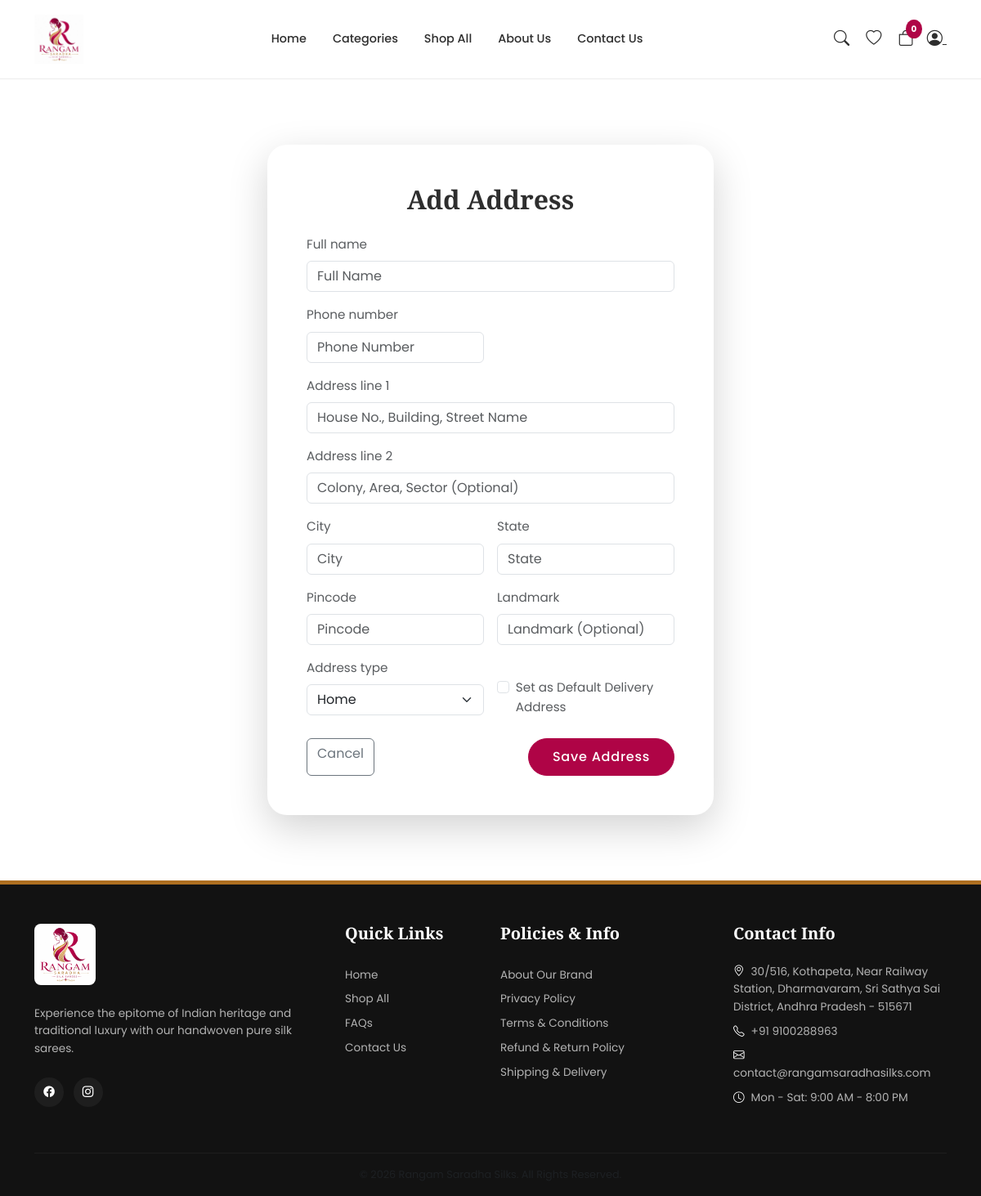
Screenshot of /accounts/address/add/ (signed in) with the database file from the repository.
### home/models.py (models this page shows, shortened)
class ContactInfo(models.Model):
    phone = models.CharField(max_length=20, default="+91 98765 43210")
    email = models.EmailField(default="contact@rangamsaradhasilk.com")
    address = models.TextField(default="123 Silk Street, Kanchipuram, Tamil Nadu, India")
    google_map_iframe = models.TextField(blank=True, null=True, help_text="Paste full <iframe> embed tag from Google Maps")
    working_hours = models.CharField(max_length=100, default="Mon - Sat: 9:00 AM - 8:00 PM")
    facebook_url = models.URLField(blank=True, null=True)
    instagram_url = models.URLField(blank=True, null=True)
    youtube_url = models.URLField(blank=True, null=True)
    twitter_url = models.URLField(blank=True, null=True)
    pinterest_url = models.URLField(blank=True, null=True)
    class Meta:
        verbose_name = "Contact Info"
        verbose_name_plural = "Contact Info"

### accounts/views.py (the view)
# urls.py: path('address/add/', views.address_create, name='address_add'),
@login_required
def address_create(request):
    if request.method == 'POST':
        form = AddressForm(request.POST)
        if form.is_valid():
            address = form.save(commit=False)
            address.user = request.user
            address.save()
            messages.success(request, "Address added successfully.")
            return redirect('accounts:profile')
    else:
        form = AddressForm()
    return render(request, 'accounts/address_form.html', {'form': form, 'title': 'Add Address'})

### home/templates/accounts/address_form.html (shortened to what this page needs)
{% extends 'base.html' %}
{% load static %}
{% block content %}
<section class="section-luxury">
    <div class="container">
        <div class="row justify-content-center">
            <div class="col-md-6">
                <div class="card border-0 shadow-lg p-4 p-md-5" style="border-radius: 24px;">
                    <h2 class="font-heading mb-4 text-center">{{ title }}</h2>
                    <form action="" method="POST">
                        <div class="row g-3">
                            {% for field in form %}
                            <div class="col-md-{% if field.name == 'full_name' or field.name == 'address_line_1' or field.name == 'address_line_2' %}12{% else %}6{% endif %}">
                                {% if field.name == 'is_default' %}
                                <div class="form-check mt-4">
                                    {{ field }}
                                    <label class="form-check-label text-muted fs-7" for="{{ field.id_for_label }}">
                                        Set as Default Delivery Address
                                    </label>
                                </div>
                                {% else %}
                                <label for="{{ field.id_for_label }}" class="form-label text-muted fs-7">{{ field.label }}</label>
                                {{ field }}
                                {% endif %}
                            </div>
                            {% endfor %}
                        </div>
                        <div class="d-flex justify-content-between mt-4">
                            <a href="{% url 'accounts:profile' %}" class="btn btn-outline-secondary">Cancel</a>
                            <button type="submit" class="btn btn-primary">Save Address</button>
                        </div>
                    </form>
                </div>
            </div>
        </div>
    </div>
</section>
{% endblock %}

### home/templates/base.html (shortened to what this page needs)
{% load static %}
<!DOCTYPE html>
<html lang="en">
<head>
    <link href="https://cdn.jsdelivr.net/npm/bootstrap@5.3.0/dist/css/bootstrap.min.css" rel="stylesheet">
    <link rel="stylesheet" href="https://cdn.jsdelivr.net/npm/bootstrap-icons@1.11.1/font/bootstrap-icons.css">
    <link rel="stylesheet" href="{% static 'css/theme.css' %}">
</head>
<body>
    <nav class="navbar navbar-expand-lg navbar-premium sticky-top">
        <div class="container">
            <a class="navbar-brand d-flex align-items-center" href="{% url 'home:index' %}">
                {% if site_settings.logo %}
                <img src="{{ site_settings.logo.url }}" alt="{{ site_settings.website_name }}" style="max-height: 60px;">
                {% else %}
                <img src="{% static 'images/logo.jpg' %}" alt="{{ site_settings.website_name }}" style="max-height: 60px;">
                {% endif %}
            </a>
            <div class="collapse navbar-collapse" id="navbarContent">
                <ul class="navbar-nav mx-auto mb-2 mb-lg-0">
                    <li class="nav-item">
                        <a class="nav-link" href="{% url 'home:index' %}">Home</a>
                    </li>
                    <li class="nav-item dropdown">
                        <a class="nav-link" href="#" role="button" data-bs-toggle="dropdown" aria-expanded="false">
                            Categories
                        </a>
                    </li>
                    <li class="nav-item">
                        <a class="nav-link" href="{% url 'shop:catalog' %}">Shop All</a>
                    </li>
                    <li class="nav-item">
                        <a class="nav-link" href="{% url 'home:cms_page' slug='about-us' %}">About Us</a>
                    </li>
                    <li class="nav-item">
                        <a class="nav-link" href="{% url 'home:contact' %}">Contact Us</a>
                    </li>
                </ul>
                <div class="navbar-icons d-flex align-items-center">
                    <a href="#" data-bs-toggle="modal" data-bs-target="#searchModal" title="Search">
                        <i class="bi bi-search"></i>
                    </a>
                    <a href="{% url 'accounts:wishlist' %}" title="Wishlist">
                        <i class="bi bi-heart"></i>
                    </a>
                    <a href="{% url 'shop:cart_detail' %}" class="position-relative" title="Shopping Cart">
                        <i class="bi bi-bag"></i>
                        <span class="badge-count">{{ cart_count }}</span>
                    </a>
                    {% if user.is_authenticated or is_admin_logged_in %}
                    <div class="dropdown d-inline">
                        <a class="dropdown-toggle no-arrow ms-3" href="#" role="button" data-bs-toggle="dropdown" aria-expanded="false">
                            <i class="bi bi-person-circle"></i>
                        </a>
                    </div>
                    {% else %}
                    <a href="{% url 'accounts:login' %}" title="Login / Register" class="ms-3">
                        <i class="bi bi-person"></i>
                    </a>
                    {% endif %}
                </div>
            </div>
        </div>
    </nav>
    {% block content %}
    {% endblock %}
    <footer class="footer-luxury pt-5 pb-3">
        <div class="container">
            <div class="row g-4">
                <div class="col-md-4">
                    <div class="mb-4">
                        {% if site_settings.logo %}
                        <img src="{{ site_settings.logo.url }}" alt="{{ site_settings.website_name }}" style="max-height: 75px;">
                        {% else %}
                        <img src="{% static 'images/logo.jpg' %}" alt="{{ site_settings.website_name }}" style="max-height: 75px; border-radius: 8px;">
                        {% endif %}
                    </div>
                    <p class="mb-4">{{ site_settings.meta_description|default:"Experience the epitome of Indian heritage and traditional luxury with our handwoven pure silk sarees." }}</p>
                    <div class="footer-social-icons">
                        {% if contact_info.facebook_url %}<a href="{{ contact_info.facebook_url }}"><i class="bi bi-facebook"></i></a>{% endif %}
                        {% if contact_info.instagram_url %}<a href="{{ contact_info.instagram_url }}"><i class="bi bi-instagram"></i></a>{% endif %}
                    </div>
                </div>
                <div class="col-md-2">
                    <h5>Quick Links</h5>
                    <ul class="list-unstyled">
                        <li><a href="{% url 'home:index' %}" class="d-block py-1">Home</a></li>
                        <li><a href="{% url 'shop:catalog' %}" class="d-block py-1">Shop All</a></li>
                        <li><a href="{% url 'home:faq' %}" class="d-block py-1">FAQs</a></li>
                        <li><a href="{% url 'home:contact' %}" class="d-block py-1">Contact Us</a></li>
                    </ul>
                </div>
                <div class="col-md-3">
                    <h5>Policies & Info</h5>
                    <ul class="list-unstyled">
                        <li><a href="/page/about-us/" class="d-block py-1">About Our Brand</a></li>
                        <li><a href="/page/privacy-policy/" class="d-block py-1">Privacy Policy</a></li>
                        <li><a href="/page/terms-conditions/" class="d-block py-1">Terms & Conditions</a></li>
                        <li><a href="/page/refund-policy/" class="d-block py-1">Refund & Return Policy</a></li>
                        <li><a href="/page/shipping-policy/" class="d-block py-1">Shipping & Delivery</a></li>
                    </ul>
                </div>
                <div class="col-md-3">
                    <h5>Contact Info</h5>
                    <p class="mb-2"><i class="bi bi-geo-alt me-2 text-white"></i>{{ contact_info.address }}</p>
                    <p class="mb-2"><i class="bi bi-telephone me-2 text-white"></i>{{ contact_info.phone }}</p>
                    <p class="mb-2"><i class="bi bi-envelope me-2 text-white"></i>{{ contact_info.email }}</p>
                    <p class="mb-2"><i class="bi bi-clock me-2 text-white"></i>{{ contact_info.working_hours }}</p>
                </div>
            </div>
            <div class="footer-bottom mt-5 pt-3 text-center text-muted">
                <p class="mb-0">&copy; 2026 {{ site_settings.website_name }}. All Rights Reserved.</p>
            </div>
        </div>
    </footer>
</body>
</html>

### static/css/theme.css (style rules this page uses)
:root { --primary: #AF0446; --primary-dark: #940238; --primary-light: #C40B4E; --secondary-gold: #AE6F21; --gold-light: #CE8E34; --gold-dark: #8A561A; --bg-color: #FFFFFF; --section-bg: #FDF8F8; --text-color: #2E2E2E; --text-muted: #777777; --border-color: #ECECEC; --font-heading: 'Playfair Display', Georgia, serif; --font-body: 'Poppins', -apple-system, BlinkMacSystemFont, sans-serif; --shadow-sm: 0 2px 4px rgba(0,0,0,0.05); --shadow-md: 0 8px 24px rgba(175, 4, 70, 0.06); --shadow-lg: 0 16px 36px rgba(0,0,0,0.08); --transition: all 0.3s cubic-bezier(0.25, 0.8, 0.25, 1); }
body { font-family: var(--font-body); color: var(--text-color); background-color: var(--bg-color); font-size: 0.95rem; line-height: 1.6; }
h1, h2, h3, h4, h5, h6, .font-heading { font-family: var(--font-heading); font-weight: 700; color: var(--text-color); }
.btn-primary { background-color: var(--primary); border-color: var(--primary); font-weight: 500; letter-spacing: 0.05em; padding: 0.6rem 1.8rem; border-radius: 30px; transition: var(--transition); }
.navbar-premium { background-color: rgba(255, 255, 255, 0.95); backdrop-filter: blur(10px); border-bottom: 1px solid var(--border-color); transition: var(--transition); padding: 0.8rem 0; }
.navbar-brand { font-family: var(--font-heading); font-weight: 800; color: var(--primary) !important; letter-spacing: -0.01em; }
.nav-link { color: var(--text-color) !important; font-weight: 500; font-size: 0.9rem; transition: var(--transition); position: relative; padding: 0.5rem 1rem !important; }
.navbar-premium .dropdown-toggle::after { border: 0 !important; margin: 0 !important; }
.nav-link::after { content: ''; position: absolute; bottom: 0; left: 50%; width: 0; height: 2px; background-color: var(--primary); transition: var(--transition); transform: translateX(-50%); }
.navbar-icons a { color: var(--text-color); font-size: 1.2rem; margin-left: 1.25rem; transition: var(--transition); position: relative; }
.navbar-icons .badge-count { position: absolute; top: -8px; right: -10px; font-size: 0.65rem; background-color: var(--primary); color: white; border-radius: 50%; padding: 0.2rem 0.4rem; font-weight: bold; }
.section-luxury { padding: 5rem 0; }
.footer-luxury { background-color: #121212; color: #b3b3b3; font-size: 0.85rem; border-top: 5px solid var(--secondary-gold); }
.footer-luxury h5 { color: white; font-family: var(--font-heading); margin-bottom: 1.5rem; font-size: 1.25rem; font-weight: 600; }
.footer-luxury a { color: #b3b3b3; text-decoration: none; transition: var(--transition); }
.footer-social-icons a { display: inline-block; width: 36px; height: 36px; background-color: rgba(255,255,255,0.05); border-radius: 50%; text-align: center; line-height: 36px; color: white !important; margin-right: 0.5rem; transition: var(--transition); }
.footer-bottom { border-top: 1px solid rgba(255,255,255,0.05); font-size: 0.8rem; }

### rows the page displays
ContactInfo: address "30/516, Kothapeta, Near Railway Station, Dharmavaram, Sri Sathya Sai District, Andhra Pradesh - 515671", phone "+91 9100288963", email "contact@rangamsaradhasilks.com", working_hours "Mon - Sat: 9:00 AM - 8:00 PM"

### other values shown
{{ cart_count }} "0"
{{ title }} "Add Address"
{{ field.label }} "Full name" "Phone number" "Address line 1" "Address line 2" "City" "State" "Pincode" "Landmark" "Address type"
